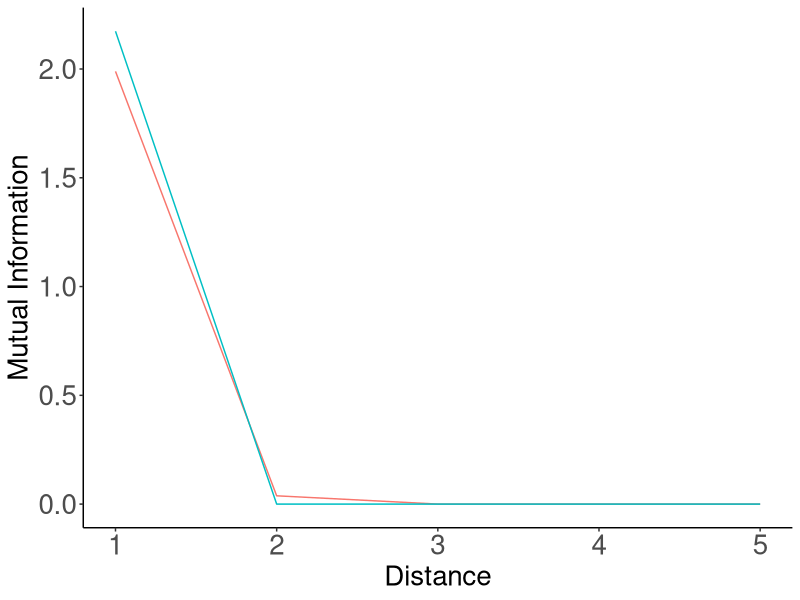
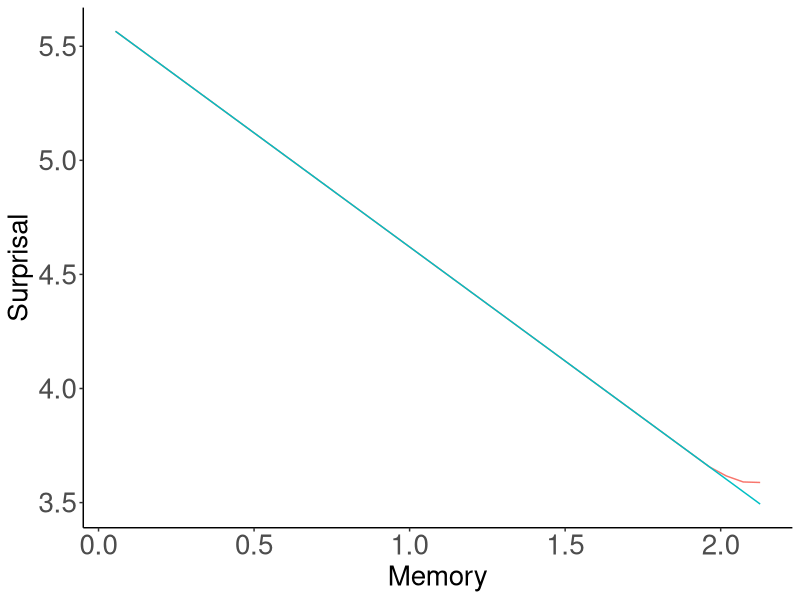
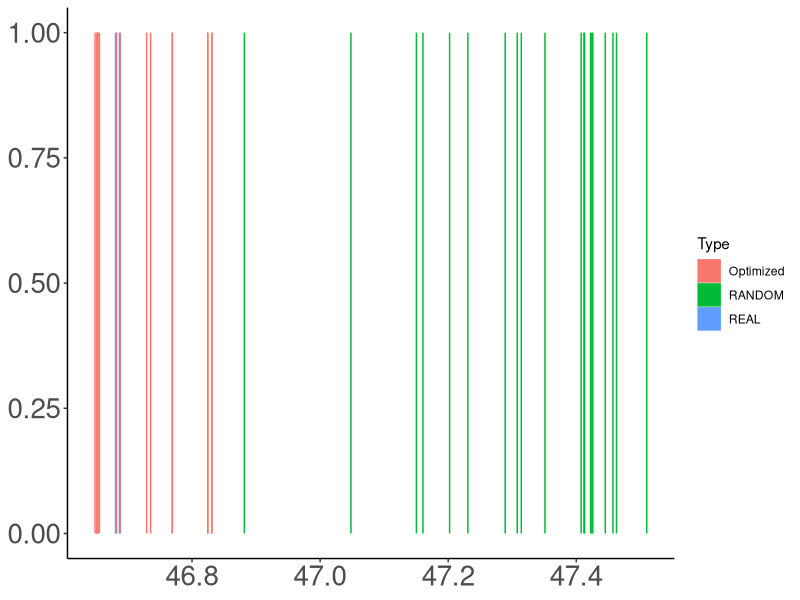
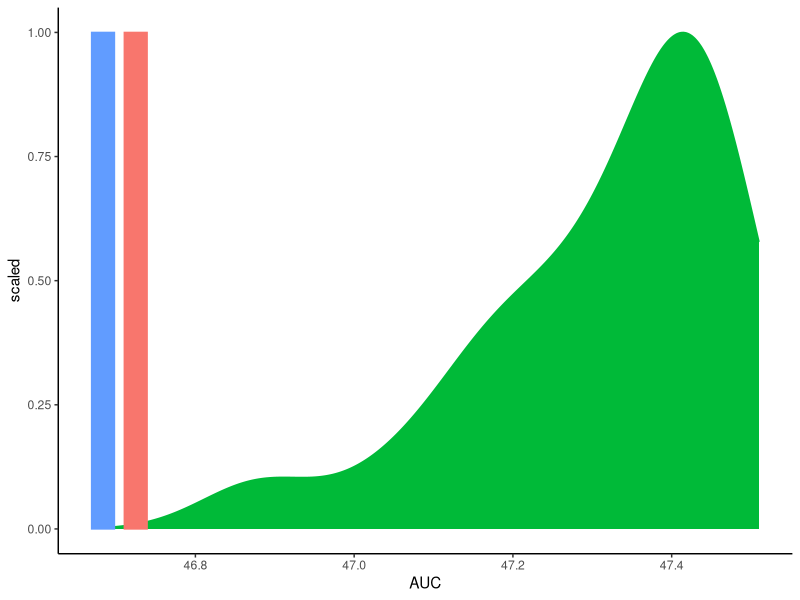

Recreate these plots in R, in order.
library(tidyr)
library(dplyr)
library(ggplot2)

######################################

data = read.csv("results.tsv", sep="\t")


data = data %>% filter(Script == "forWords_Japanese_RandomOrder_Normalized_FullData_Heldout.py")

unigramCE = mean(data$UnigramCE)

data$Type = ifelse(data$Model %in% c("REAL", "RANDOM", "REVERSE"), as.character(data$Model), "Optimized")

data_ = data %>% group_by(Distance, Type) %>% summarise(MI=median(MI))
data_ = data_ %>% filter(Distance < 5)
data_ = data_ %>% filter(Type %in% c("REAL", "RANDOM"))
plot = ggplot(data_, aes(x=1+Distance, y=MI, color=Type)) + geom_line() #size=2)
plot = plot + theme_bw()
plot = plot + xlab("Distance") + ylab("Mutual Information")
plot = plot + theme(axis.title.x=element_text(size=20), axis.title.y=element_text(size=20), axis.text = element_text(size=20))
plot = plot + theme(panel.grid.major = element_blank(), panel.grid.minor = element_blank(), panel.background = element_blank(), legend.position="none")
plot = plot + theme(axis.line = element_line(colour = "black"),
            panel.grid.major = element_blank(),
                panel.grid.minor = element_blank(),
                panel.border = element_blank(),
                    panel.background = element_blank())
ggsave(plot, file=paste("figures/Japanese-suffixes-byMorphemes-it-heldout.pdf", sep=""), height=4, width=4)

data = read.csv("results_interpolated.tsv", sep="\t")


data = data %>% filter(Script == "forWords_Japanese_RandomOrder_Normalized_FullData_Heldout.py")

data = data %>% group_by(Type, Memory) %>% summarise(Surprisal=unigramCE-median(MI))

data_ = data %>% filter(Type %in% c("REAL", "RANDOM"))

plot = ggplot(data_, aes(x=Memory, y=Surprisal, color=Type)) + geom_line() #size=2)
plot = plot + theme_bw()
plot = plot + theme(axis.title.x=element_text(size=20), axis.title.y=element_text(size=20), axis.text = element_text(size=20))
plot = plot + theme(panel.grid.major = element_blank(), panel.grid.minor = element_blank(), panel.background = element_blank(), legend.position="none")
plot = plot + theme(axis.line = element_line(colour = "black"),
            panel.grid.major = element_blank(),
                panel.grid.minor = element_blank(),
                panel.border = element_blank(),
                    panel.background = element_blank())
ggsave(plot, file=paste("figures/Japanese-suffixes-byMorphemes-memsurp-heldout.pdf", sep=""), height=4, width=4)


######################################

data = read.csv("results_auc.tsv", sep="\t")

data = data %>% filter(Script == "forWords_Japanese_RandomOrder_Normalized_FullData_Heldout.py")


data$Type = ifelse(data$Model %in% c("REAL", "RANDOM", "REVERSE"), as.character(data$Model), "Optimized")

data_ = data %>% filter(Type %in% c("REAL", "RANDOM", "Optimized"))


plot = ggplot(data_, aes(x=AUC, y=1, color=Type, fill=Type)) + geom_bar(stat="identity") #size=2)
plot = plot + theme_bw()
plot = plot + theme(axis.title.x=element_blank(), axis.title.y=element_blank(), axis.text = element_text(size=20))
plot = plot + theme(panel.grid.major = element_blank(), panel.grid.minor = element_blank(), panel.background = element_blank()) #, legend.position="none")
plot = plot + theme(axis.line = element_line(colour = "black"),
            panel.grid.major = element_blank(),
                panel.grid.minor = element_blank(),
                panel.border = element_blank(),
                    panel.background = element_blank())
ggsave(plot, file=paste("figures/Japanese-suffixes-byMorphemes-auc-heldout.pdf", sep=""), height=4, width=4)

barWidth = (max(data$AUC) - min(data$AUC))/30

plot = ggplot(data_, aes(x=AUC, fill=Type, color=Type))
plot = plot + theme_classic()
plot = plot + theme(legend.position="none")
plot = plot + geom_density(data= data_%>%filter(Type == "RANDOM"), aes(y=..scaled..)) 
plot = plot + geom_bar(data = data_ %>% filter(!(Type %in% c("RANDOM"))) %>% group_by(Type) %>% summarise(AUC=mean(AUC)) %>% mutate(y=1),  aes(y=y, group=Type), width=barWidth, stat="identity", position = position_dodge())
ggsave(plot, file=paste("figures/Japanese-suffixes-byMorphemes-auc-hist-heldout.pdf", sep=""), height=4, width=4)



